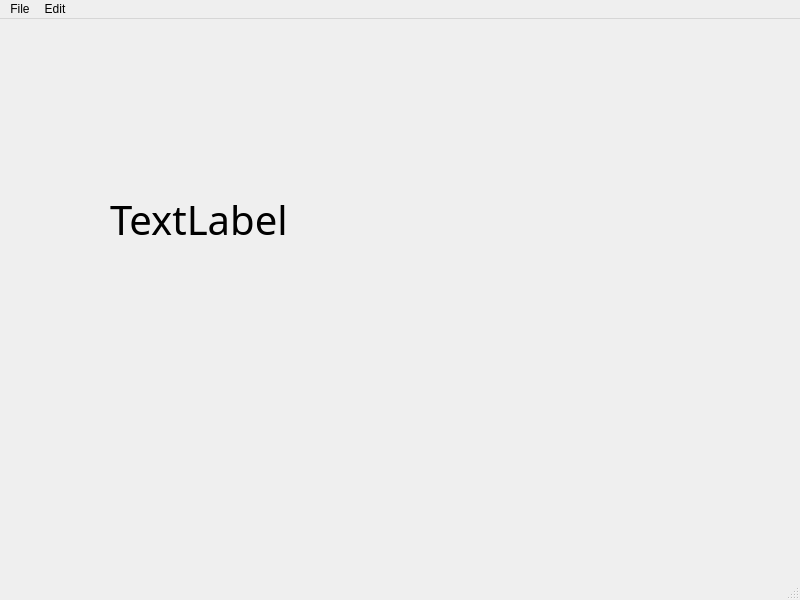
<?xml version="1.0" encoding="UTF-8"?>
<ui version="4.0">
 <class>MainWindow</class>
 <widget class="QMainWindow" name="MainWindow">
  <property name="geometry">
   <rect>
    <x>0</x>
    <y>0</y>
    <width>800</width>
    <height>600</height>
   </rect>
  </property>
  <property name="windowTitle">
   <string>MainWindow</string>
  </property>
  <widget class="QWidget" name="centralwidget">
   <widget class="QLabel" name="label">
    <property name="geometry">
     <rect>
      <x>110</x>
      <y>120</y>
      <width>391</width>
      <height>161</height>
     </rect>
    </property>
    <property name="font">
     <font>
      <family>Monotype Corsiva</family>
      <pointsize>30</pointsize>
     </font>
    </property>
    <property name="text">
     <string>TextLabel</string>
    </property>
   </widget>
  </widget>
  <widget class="QMenuBar" name="menubar">
   <property name="geometry">
    <rect>
     <x>0</x>
     <y>0</y>
     <width>800</width>
     <height>21</height>
    </rect>
   </property>
   <widget class="QMenu" name="menuFile">
    <property name="title">
     <string>File</string>
    </property>
    <addaction name="actionNew"/>
    <addaction name="actionSave"/>
   </widget>
   <widget class="QMenu" name="menuEdit">
    <property name="title">
     <string>Edit</string>
    </property>
    <addaction name="actionCopy"/>
    <addaction name="actionPaste"/>
   </widget>
   <addaction name="menuFile"/>
   <addaction name="menuEdit"/>
  </widget>
  <widget class="QStatusBar" name="statusbar"/>
  <action name="actionNew">
   <property name="text">
    <string>New file</string>
   </property>
   <property name="shortcut">
    <string>Ctrl+N</string>
   </property>
   <property name="shortcutContext">
    <enum>Qt::WidgetWithChildrenShortcut</enum>
   </property>
  </action>
  <action name="actionSave">
   <property name="text">
    <string>Save</string>
   </property>
   <property name="shortcut">
    <string>Ctrl+S</string>
   </property>
  </action>
  <action name="actionCopy">
   <property name="text">
    <string>Copy</string>
   </property>
   <property name="shortcut">
    <string>Ctrl+C</string>
   </property>
  </action>
  <action name="actionPaste">
   <property name="text">
    <string>Paste</string>
   </property>
  </action>
 </widget>
 <resources/>
 <connections/>
</ui>
